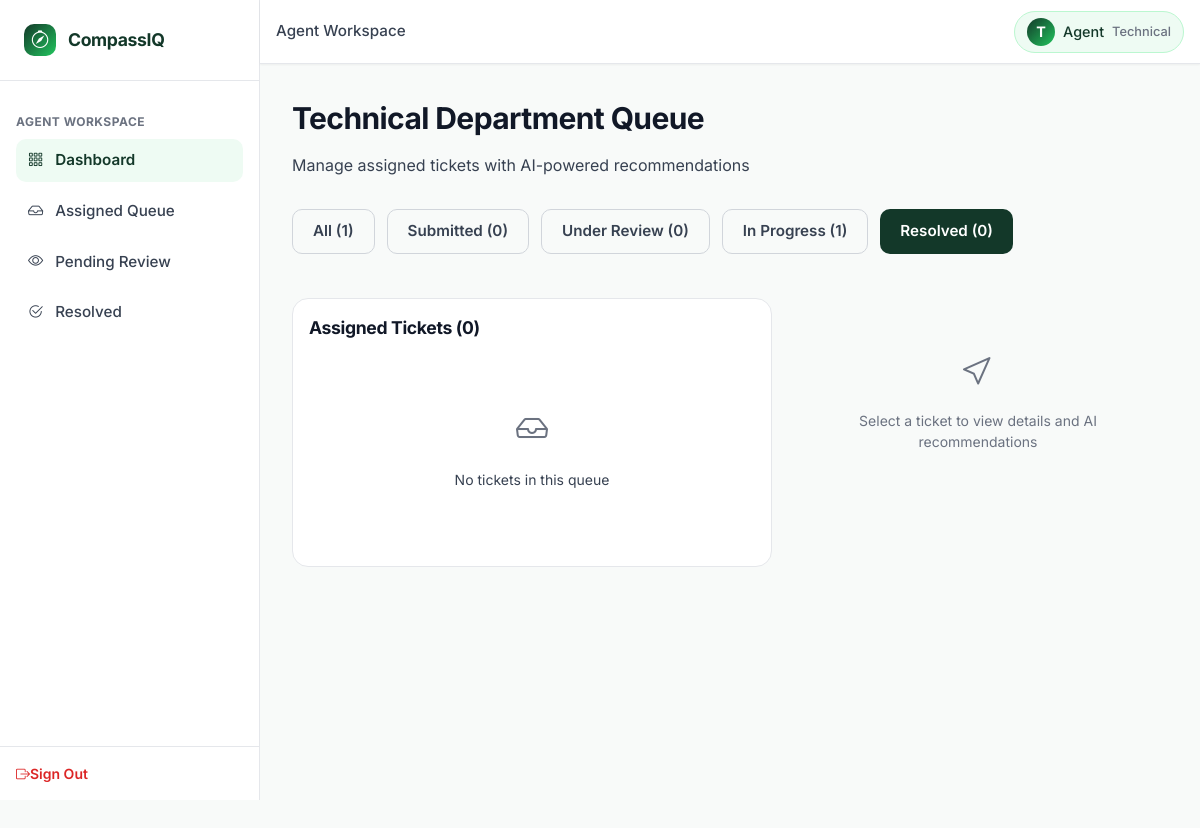
The page /agent/dashboard?status=Resolved (signed in) on the database its author committed.
### tables this page shows
CREATE TABLE users (
    user_id INTEGER PRIMARY KEY AUTOINCREMENT,
    full_name TEXT NOT NULL,
    email TEXT UNIQUE NOT NULL,
    password_hash TEXT NOT NULL,
    role TEXT NOT NULL DEFAULT 'customer' CHECK(role IN ('customer', 'agent', 'admin')),
    department TEXT DEFAULT 'None' CHECK(department IN ('Technical', 'Billing', 'Account', 'General Inquiry', 'None')),
    bill_no_product_id TEXT,
    account_status TEXT DEFAULT 'PENDING' CHECK(account_status IN ('PENDING', 'APPROVED', 'REJECTED', 'BANNED')),
    created_at DATETIME DEFAULT CURRENT_TIMESTAMP
);

### app.py (the view)
@app.route('/agent/dashboard')
@agent_required
def agent_dashboard():
    agent_dept = g.user['department']
    status_filter = request.args.get('status', 'all')
    sql = """
        SELECT t.*, u.full_name as customer_name, u.email as customer_email,
               a.full_name as agent_name
        FROM tickets t
        JOIN users u ON t.customer_id = u.user_id
        LEFT JOIN users a ON t.assigned_agent_id = a.user_id
        WHERE t.assigned_department = ?
    """
    params = [agent_dept]
    if status_filter != 'all':
        sql += " AND t.status = ?"
        params.append(status_filter)
    sql += " ORDER BY CASE t.predicted_priority WHEN 'Critical' THEN 1 WHEN 'High' THEN 2 WHEN 'Medium' THEN 3 WHEN 'Low' THEN 4 ELSE 5 END, t.created_at DESC"
    tickets = query_db(sql, tuple(params))
    counts = query_db(
        """SELECT
            COUNT(*) as total,
            SUM(status = 'Submitted') as count_submitted,
            SUM(status = 'Under Review') as count_under_review,
            SUM(status = 'In Progress') as count_in_progress,
            SUM(status = 'Resolved') as count_resolved
           FROM tickets
           WHERE assigned_department = ?""",
        (agent_dept,),
        one=True
    )
    return render_template(
        'department_dashboard.html',
        tickets=tickets,
        counts=counts or {},
        current_status=status_filter,
        department=agent_dept
    )

### app.py (called while the page is built)
def get_current_user():
    if 'user_id' not in session:
        return None
    try:
        user = query_db(
            "SELECT user_id, full_name, email, role, department, bill_no_product_id, account_status FROM users WHERE user_id = ?",
            (session['user_id'],),
            one=True
        )
        return user
    except Exception as e:
        print(f"[Auth Helper Error] {e}")
        return None

@app.before_request
def load_logged_in_user():
    g.user = get_current_user()

def login_required(f):
    @wraps(f)
    def decorated_function(*args, **kwargs):
        if g.user is None:
            flash("Please sign in to access this page.", "warning")
            return redirect(url_for('login'))
        if g.user['account_status'] != 'APPROVED':
            session.clear()
            flash("Your account is not authorized to access this resource.", "danger")
            return redirect(url_for('login'))
        return f(*args, **kwargs)
    return decorated_function

def role_required(*roles):
    def decorator(f):
        @wraps(f)
        def decorated_function(*args, **kwargs):
            if g.user is None:
                flash("Please sign in first.", "warning")
                return redirect(url_for('login'))
            if g.user['role'] not in roles:
                flash("Access denied: You do not have permission to view this portal.", "danger")
                return redirect(url_for('index'))
            return f(*args, **kwargs)
        return decorated_function
    return decorator

### db.py (called while the page is built)
def get_connection():
    try:
        conn = sqlite3.connect(Config.DATABASE_PATH)
        conn.row_factory = sqlite3.Row  # Enable dictionary-like access
        conn.execute("PRAGMA foreign_keys = ON;")  # Enable foreign key constraints
        return conn
    except Exception as e:
        print(f"[CompassIQ DB Error] Failed to connect to database: {e}")
        raise e

def query_db(sql: str, args=(), one: bool = False):
    conn = None
    try:
        conn = get_connection()
        cursor = conn.cursor()
        cursor.execute(sql, args)
        rv = cursor.fetchall()
        result = [dict(row) for row in rv]
        return (result[0] if result else None) if one else result
    except Exception as e:
        print(f"[DB Query Error] {e} | SQL: {sql} | ARGS: {args}")
        raise e
    finally:
        if conn:
            conn.close()

### templates/department_dashboard.html (shortened to what this page needs)
{% extends 'base.html' %}
{% block breadcrumb %}Agent Workspace{% endblock %}
{% block content %}
<div class="page-header">
    <h1 class="page-title">{{ department }} Department Queue</h1>
    <p class="page-subtitle">Manage assigned tickets with AI-powered recommendations</p>
</div>
<div style="display: flex; gap: var(--spacing-md); margin-bottom: var(--spacing-2xl); overflow-x: auto; padding-bottom: var(--spacing-md);">
    <a href="{{ url_for('agent_dashboard', status='all') }}" class="btn {% if current_status == 'all' %}btn-primary{% else %}btn-secondary{% endif %}">
        All ({{ counts.total or 0 }})
    </a>
    <a href="{{ url_for('agent_dashboard', status='Submitted') }}" class="btn {% if current_status == 'Submitted' %}btn-primary{% else %}btn-secondary{% endif %}">
        Submitted ({{ counts.count_submitted or 0 }})
    </a>
    <a href="{{ url_for('agent_dashboard', status='Under Review') }}" class="btn {% if current_status == 'Under Review' %}btn-primary{% else %}btn-secondary{% endif %}">
        Under Review ({{ counts.count_under_review or 0 }})
    </a>
    <a href="{{ url_for('agent_dashboard', status='In Progress') }}" class="btn {% if current_status == 'In Progress' %}btn-primary{% else %}btn-secondary{% endif %}">
        In Progress ({{ counts.count_in_progress or 0 }})
    </a>
    <a href="{{ url_for('agent_dashboard', status='Resolved') }}" class="btn {% if current_status == 'Resolved' %}btn-primary{% else %}btn-secondary{% endif %}">
        Resolved ({{ counts.count_resolved or 0 }})
    </a>
</div>
<div class="workspace-split">
    <div class="workspace-left">
        <div class="workspace-section">
            <h3 style="margin: 0 0 var(--spacing-lg) 0; font-size: 1.1rem;">Assigned Tickets ({{ tickets|length }})</h3>
            {% if tickets|length == 0 %}
                <div style="padding: var(--spacing-3xl) var(--spacing-lg); text-align: center; color: var(--text-muted);">
                    <i class="bi bi-inbox" style="font-size: 2rem; display: block; margin-bottom: var(--spacing-lg);"></i>
                    <p>No tickets in this queue</p>
                </div>
            {% endif %}
        </div>
    </div>
    <div class="workspace-right">
        <div id="emptyState" style="text-align: center; padding: var(--spacing-3xl) var(--spacing-lg);">
            <i class="bi bi-cursor" style="font-size: 2rem; color: var(--text-muted); display: block; margin-bottom: var(--spacing-lg);"></i>
            <p class="text-muted">Select a ticket to view details and AI recommendations</p>
        </div>
    </div>
</div>
{% endblock %}

### templates/base.html (shortened to what this page needs)
<!DOCTYPE html>
<html lang="en">
<head>
    <link rel="stylesheet" href="https://cdn.jsdelivr.net/npm/bootstrap-icons@1.11.3/font/bootstrap-icons.min.css">
    <link rel="stylesheet" href="{{ url_for('static', filename='css/variables.css') }}">
    <link rel="stylesheet" href="{{ url_for('static', filename='css/components.css') }}">
    <link rel="stylesheet" href="{{ url_for('static', filename='css/style.css') }}">
</head>
<body>
    <div id="app">
        <aside class="sidebar" id="sidebar">
            <a href="{{ url_for('index') }}" class="sidebar-brand">
                <div class="sidebar-brand-icon">
                    <i class="bi bi-compass"></i>
                </div>
                <div class="sidebar-brand-text">CompassIQ</div>
            </a>
            <nav class="sidebar-nav">
                {% if g.user %}
                    {% if g.user.role == 'customer' %}
                        <div class="nav-section-title">Main</div>
                        <div class="nav-item">
                            <a href="{{ url_for('customer_dashboard') }}" class="nav-link {% if request.endpoint == 'customer_dashboard' %}active{% endif %}">
                                <i class="bi bi-grid-3x3-gap"></i>
                                <span>Dashboard</span>
                            </a>
                        </div>
                        <div class="nav-item">
                            <a href="{{ url_for('customer_dashboard') }}" class="nav-link">
                                <i class="bi bi-plus-circle"></i>
                                <span>Create Ticket</span>
                            </a>
                        </div>
                        <div class="nav-section-title mt-4">My Activity</div>
                        <div class="nav-item">
                            <a href="{{ url_for('customer_dashboard') }}" class="nav-link">
                                <i class="bi bi-clock-history"></i>
                                <span>Ticket History</span>
                            </a>
                        </div>
                        <div class="nav-item">
                            <a href="{{ url_for('customer_dashboard') }}" class="nav-link">
                                <i class="bi bi-person-circle"></i>
                                <span>Profile</span>
                            </a>
                        </div>
                    {% elif g.user.role == 'agent' %}
                        <div class="nav-section-title">Agent Workspace</div>
                        <div class="nav-item">
                            <a href="{{ url_for('agent_dashboard') }}" class="nav-link {% if request.endpoint == 'agent_dashboard' %}active{% endif %}">
                                <i class="bi bi-grid-3x3-gap"></i>
                                <span>Dashboard</span>
                            </a>
                        </div>
                        <div class="nav-item">
                            <a href="{{ url_for('agent_dashboard') }}" class="nav-link">
                                <i class="bi bi-inbox"></i>
                                <span>Assigned Queue</span>
                            </a>
                        </div>
                        <div class="nav-item">
                            <a href="{{ url_for('agent_dashboard') }}" class="nav-link">
                                <i class="bi bi-eye"></i>
                                <span>Pending Review</span>
                            </a>
                        </div>
                        <div class="nav-item">
                            <a href="{{ url_for('agent_dashboard') }}" class="nav-link">
                                <i class="bi bi-check2-circle"></i>
                                <span>Resolved</span>
                            </a>
                        </div>
                    {% endif %}
                {% endif %}
            </nav>
            <div class="sidebar-footer">
                {% if g.user %}
                    <a href="{{ url_for('logout') }}" class="sign-out-link">
                        <i class="bi bi-box-arrow-right me-2"></i>Sign Out
                    </a>
                {% endif %}
            </div>
        </aside>
        <header class="header">
            <div class="header-left">
                <div class="header-breadcrumb">
                    {% block breadcrumb %}Dashboard{% endblock %}
                </div>
            </div>
            <div class="header-actions">
                {% if g.user %}
                    <a href="#" class="user-profile-pill">
                        <div class="user-avatar">{{ g.user.full_name[0].upper() }}</div>
                        <span>{{ g.user.role|title }}</span>
                        {% if g.user.department and g.user.department != 'None' %}
                            <span style="font-size: 0.8rem; color: var(--text-muted);">{{ g.user.department }}</span>
                        {% endif %}
                    </a>
                {% endif %}
            </div>
        </header>
        <main class="main-content">
            {% block content %}{% endblock %}
        </main>
    </div>
</body>
</html>

### static/css/variables.css (style rules this page uses)
:root { --font-family: 'Inter', -apple-system, BlinkMacSystemFont, 'Segoe UI', Roboto, Helvetica, Arial, sans-serif; --font-size-base: 14px; --font-weight-regular: 400; --font-weight-medium: 500; --font-weight-semibold: 600; --font-weight-bold: 700; --primary-dark: #1b4332; --primary: #133829; --primary-hover: #0f2b1f; --primary-light: #eefbf3; --accent-green: #22c55e; --accent-lime: #4ade80; --accent-teal: #40916c; --accent-hover: #16a34a; --surface-mint: #eefbf3; --surface-mint-light: #f0fdf4; --bg-canvas: #f8faf9; --bg-canvas-alt: #ffffff; --surface-white: #ffffff; --surface-subtle: #f1f5f4; --surface-hover: #e8f5e9; --border-subtle: #e5e7eb; --border-mint: #bbf7d0; --border-strong: #d1d5db; --text-primary: #111827; --text-secondary: #374151; --text-muted: #6b7280; --text-light: #9ca3af; --success: #16a34a; --success-bg: #f0fdf4; --warning: #d97706; --warning-bg: #fef3c7; --high-priority: #ea580c; --high-priority-bg: #fff7ed; --danger: #dc2626; --danger-bg: #fee2e2; --info: #0284c7; --info-bg: #f0f9ff; --status-submitted: #22c55e; --status-submitted-bg: #f0fdf4; --status-review: #d97706; --status-review-bg: #fef3c7; --status-progress: #4ade80; --status-progress-bg: #eefbf3; --status-resolved: #16a34a; --status-resolved-bg: #f0fdf4; --status-closed: #6b7280; --status-closed-bg: #f3f4f6; --priority-low: #16a34a; --priority-low-bg: #f0fdf4; --priority-medium: #d97706; --priority-medium-bg: #fef3c7; --priority-high: #ea580c; --priority-high-bg: #fff7ed; --priority-critical: #dc2626; --priority-critical-bg: #fee2e2; --category-technical: #0284c7; --category-technical-bg: #f0f9ff; --category-billing: #d97706; --category-billing-bg: #fef3c7; --category-account: #7c3aed; --category-account-bg: #f5f3ff; --category-inquiry: #6b7280; --category-inquiry-bg: #f3f4f6; --category-fraud: #dc2626; --category-fraud-bg: #fee2e2; --spacing-xs: 4px; --spacing-sm: 8px; --spacing-md: 12px; --spacing-lg: 16px; --spacing-xl: 24px; --spacing-2xl: 32px; --spacing-3xl: 48px; --radius-sm: 6px; --radius-md: 10px; --radius-lg: 16px; --radius-full: 9999px; --shadow-sm: 0 1px 2px rgba(0, 0, 0, 0.05); --shadow-card: 0 1px 3px rgba(0, 0, 0, 0.08); --shadow-md: 0 4px 12px rgba(0, 0, 0, 0.1); --shadow-lg: 0 10px 28px rgba(0, 0, 0, 0.12); --shadow-xl: 0 20px 40px rgba(0, 0, 0, 0.15); --sidebar-width: 260px; --header-height: 64px; --mobile-breakpoint: 768px; --tablet-breakpoint: 1024px; --z-dropdown: 1000; --z-sticky: 1020; --z-fixed: 1030; --z-modal-backdrop: 1040; --z-modal: 1050; --z-popover: 1060; --z-tooltip: 1070; }

### static/css/components.css (style rules this page uses)
.btn-primary { display: inline-flex; align-items: center; justify-content: center; gap: var(--spacing-sm); padding: 10px 20px; background-color: var(--primary); color: white; border: none; border-radius: var(--radius-md); font-size: 0.95rem; font-weight: var(--font-weight-semibold); cursor: pointer; transition: all 0.2s ease; text-decoration: none; }
.btn-secondary { display: inline-flex; align-items: center; justify-content: center; gap: var(--spacing-sm); padding: 10px 20px; background-color: transparent; color: var(--text-secondary); border: 1px solid var(--border-strong); border-radius: var(--radius-md); font-size: 0.95rem; font-weight: var(--font-weight-semibold); cursor: pointer; transition: all 0.2s ease; text-decoration: none; }

### rows shown on the page
users: user "T", user.role "Agent", user.department "Technical", department "Technical"

### other values the page prints
{{ counts.total or 0 }} "1"
{{ counts.count_submitted or 0 }} "0"
{{ counts.count_under_review or 0 }} "0"
{{ counts.count_in_progress or 0 }} "1"
{{ counts.count_resolved or 0 }} "0"
{{ tickets|length }} "0"
